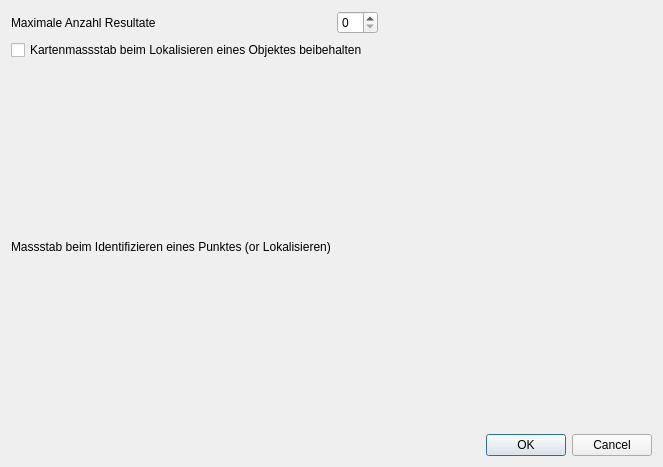
<?xml version="1.0" encoding="UTF-8"?>
<ui version="4.0">
 <class>Config</class>
 <widget class="QDialog" name="Config">
  <property name="geometry">
   <rect>
    <x>0</x>
    <y>0</y>
    <width>663</width>
    <height>467</height>
   </rect>
  </property>
  <property name="windowTitle">
   <string>ShLocator Filter Konfiguration</string>
  </property>
  <layout class="QGridLayout" name="gridLayout">
   <item row="1" column="2">
    <spacer name="horizontalSpacer_3">
     <property name="orientation">
      <enum>Qt::Horizontal</enum>
     </property>
     <property name="sizeHint" stdset="0">
      <size>
       <width>40</width>
       <height>20</height>
      </size>
     </property>
    </spacer>
   </item>
   <item row="1" column="1">
    <widget class="QSpinBox" name="max_features"/>
   </item>
   <item row="1" column="0">
    <widget class="QLabel" name="label_7">
     <property name="sizePolicy">
      <sizepolicy hsizetype="Maximum" vsizetype="Preferred">
       <horstretch>0</horstretch>
       <verstretch>0</verstretch>
      </sizepolicy>
     </property>
     <property name="text">
      <string>Maximale Anzahl Resultate</string>
     </property>
    </widget>
   </item>
   <item row="4" column="0">
    <widget class="QLabel" name="scale_label">
     <property name="text">
      <string>Massstab beim Identifizieren eines Punktes (or Lokalisieren)</string>
     </property>
    </widget>
   </item>
   <item row="5" column="0" colspan="3">
    <widget class="QDialogButtonBox" name="buttonBox">
     <property name="orientation">
      <enum>Qt::Horizontal</enum>
     </property>
     <property name="standardButtons">
      <set>QDialogButtonBox::Cancel|QDialogButtonBox::Ok</set>
     </property>
    </widget>
   </item>
   <item row="3" column="0" colspan="3">
    <widget class="QCheckBox" name="keep_scale">
     <property name="text">
      <string>Kartenmassstab beim Lokalisieren eines Objektes beibehalten</string>
     </property>
    </widget>
   </item>
   <item row="4" column="1" colspan="2">
    <widget class="QgsScaleWidget" name="point_scale" native="true"/>
   </item>
  </layout>
 </widget>
 <customwidgets>
  <customwidget>
   <class>QgsScaleWidget</class>
   <extends>QWidget</extends>
   <header>qgis.gui</header>
   <container>1</container>
  </customwidget>
 </customwidgets>
 <resources/>
 <connections>
  <connection>
   <sender>buttonBox</sender>
   <signal>accepted()</signal>
   <receiver>Config</receiver>
   <slot>accept()</slot>
   <hints>
    <hint type="sourcelabel">
     <x>254</x>
     <y>419</y>
    </hint>
    <hint type="destinationlabel">
     <x>157</x>
     <y>274</y>
    </hint>
   </hints>
  </connection>
  <connection>
   <sender>buttonBox</sender>
   <signal>rejected()</signal>
   <receiver>Config</receiver>
   <slot>reject()</slot>
   <hints>
    <hint type="sourcelabel">
     <x>322</x>
     <y>419</y>
    </hint>
    <hint type="destinationlabel">
     <x>286</x>
     <y>274</y>
    </hint>
   </hints>
  </connection>
 </connections>
</ui>
